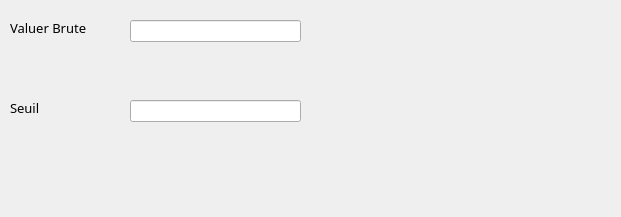
         <widget class="QWidget" name="page_23">
          <property name="geometry">
           <rect>
            <x>0</x>
            <y>0</y>
            <width>621</width>
            <height>217</height>
           </rect>
          </property>
          <attribute name="label">
           <string>Cotumes</string>
          </attribute>
          <widget class="QLabel" name="label_93">
           <property name="geometry">
            <rect>
             <x>10</x>
             <y>20</y>
             <width>101</width>
             <height>16</height>
            </rect>
           </property>
           <property name="font">
            <font>
             <family>Uni Sans Book</family>
             <pointsize>10</pointsize>
             <weight>50</weight>
             <italic>false</italic>
             <bold>false</bold>
            </font>
           </property>
           <property name="styleSheet">
            <string notr="true">font: 10pt &quot;Uni Sans Book&quot;;</string>
           </property>
           <property name="text">
            <string>Valuer Brute</string>
           </property>
          </widget>
          <widget class="QLabel" name="label_94">
           <property name="geometry">
            <rect>
             <x>10</x>
             <y>100</y>
             <width>101</width>
             <height>16</height>
            </rect>
           </property>
           <property name="font">
            <font>
             <family>Uni Sans Book</family>
             <pointsize>10</pointsize>
             <weight>50</weight>
             <italic>false</italic>
             <bold>false</bold>
            </font>
           </property>
           <property name="styleSheet">
            <string notr="true">font: 10pt &quot;Uni Sans Book&quot;;</string>
           </property>
           <property name="text">
            <string>Seuil</string>
           </property>
          </widget>
          <widget class="QLineEdit" name="s2_social_cotumes_seuil">
           <property name="geometry">
            <rect>
             <x>130</x>
             <y>100</y>
             <width>171</width>
             <height>22</height>
            </rect>
           </property>
          </widget>
          <widget class="QLineEdit" name="s2_social_cotumes_vb">
           <property name="geometry">
            <rect>
             <x>130</x>
             <y>20</y>
             <width>171</width>
             <height>22</height>
            </rect>
           </property>
          </widget>
         </widget>
